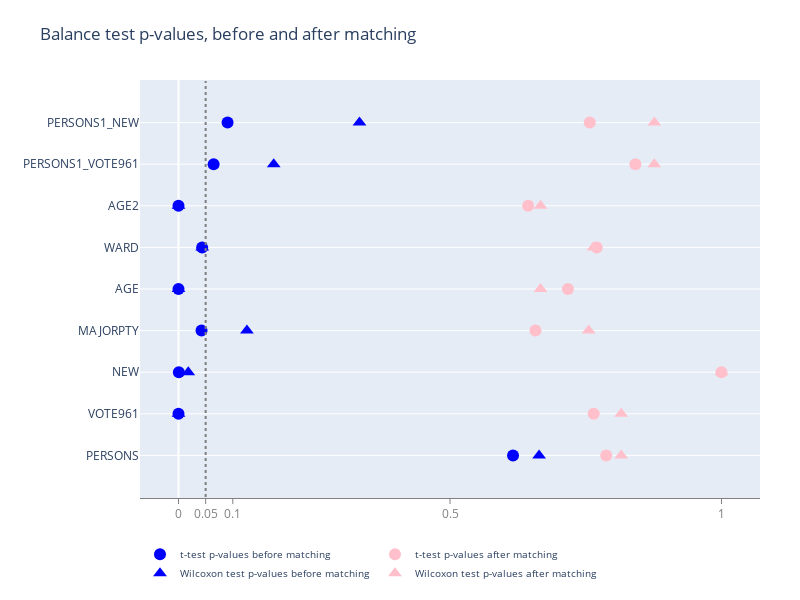

Here is the notebook cell this chart was saved with:
### Code cell
pairs.plot_balance(covariates, notebook=True)

### Figure 1 — Plotly figure (JSON) as saved in the notebook; plotly's stock layout.template omitted (floating-point values rounded to 4 significant figures)
{"data": [{"marker": {"color": "blue", "size": 12, "symbol": "circle"}, "mode": "markers", "name": "t-test p-values before matching", "type": "scatter", "x": [0.6161, 1.474e-08, 0.0006259, 0.0424, 2.021e-13, 0.04354, 2.928e-14, 0.06467, 0.09035], "y": ["PERSONS", "VOTE961", "NEW", "MAJORPTY", "AGE", "WARD", "AGE2", "PERSONS1_VOTE961", "PERSONS1_NEW"]}, {"marker": {"color": "pink", "size": 12, "symbol": "circle"}, "mode": "markers", "name": "t-test p-values after matching", "type": "scatter", "x": [0.7877, 0.7646, 1, 0.6574, 0.7172, 0.7703, 0.6439, 0.8414, 0.7574], "y": ["PERSONS", "VOTE961", "NEW", "MAJORPTY", "AGE", "WARD", "AGE2", "PERSONS1_VOTE961", "PERSONS1_NEW"]}, {"marker": {"color": "blue", "size": 12, "symbol": "triangle-up"}, "mode": "markers", "name": "Wilcoxon test p-values before matching", "type": "scatter", "x": [0.6641, 1.007e-06, 0.01799, 0.126, 4.365e-12, 0.04367, 4.365e-12, 0.1754, 0.3333], "y": ["PERSONS", "VOTE961", "NEW", "MAJORPTY", "AGE", "WARD", "AGE2", "PERSONS1_VOTE961", "PERSONS1_NEW"]}, {"marker": {"color": "pink", "size": 12, "symbol": "triangle-up"}, "mode": "markers", "name": "Wilcoxon test p-values after matching", "type": "scatter", "x": [0.8153, 0.8153, 1, 0.7555, 0.6668, 0.7641, 0.6668, 0.8763, 0.8763], "y": ["PERSONS", "VOTE961", "NEW", "MAJORPTY", "AGE", "WARD", "AGE2", "PERSONS1_VOTE961", "PERSONS1_NEW"]}], "layout": {"height": 600, "hovermode": "closest", "legend": {"font": {"size": 10}, "orientation": "h"}, "margin": {"b": 80, "l": 140, "r": 40, "t": 80}, "shapes": [{"line": {"color": "gray", "dash": "dot"}, "type": "line", "x0": 0.05, "x1": 0.05, "y0": -1, "y1": 9}], "title": {"text": "Balance test p-values, before and after matching"}, "width": 800, "xaxis": {"linecolor": "gray", "showgrid": false, "showline": true, "tickcolor": "gray", "tickfont": {"color": "gray"}, "tickmode": "array", "ticks": "outside", "ticktext": [0, 0.05, 0.1, 0.5, 1], "tickvals": [0, 0.05, 0.1, 0.5, 1], "title": {"font": {"color": "gray"}}}}}
